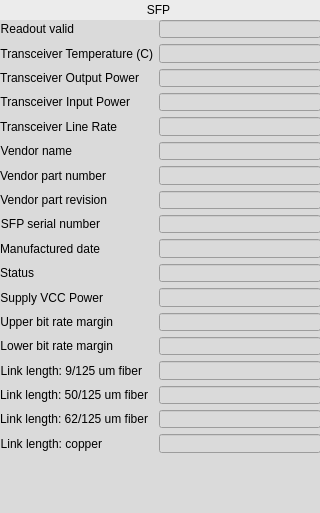
<?xml version="1.0" encoding="UTF-8"?>
<ui version="4.0">
 <class>Form</class>
 <widget class="QWidget" name="Form">
  <property name="geometry">
   <rect>
    <x>0</x>
    <y>0</y>
    <width>320</width>
    <height>513</height>
   </rect>
  </property>
  <property name="windowTitle">
   <string>Form</string>
  </property>
  <property name="styleSheet">
   <string notr="true">background-color: rgb(218, 218, 218);</string>
  </property>
  <widget class="caLabel" name="calabel">
   <property name="geometry">
    <rect>
     <x>0</x>
     <y>0</y>
     <width>320</width>
     <height>20</height>
    </rect>
   </property>
   <property name="styleSheet">
    <string notr="true">background-color: rgb(236, 236, 236, 255);</string>
   </property>
   <property name="text">
    <string>SFP </string>
   </property>
   <property name="alignment">
    <set>Qt::AlignCenter</set>
   </property>
  </widget>
  <widget class="QWidget" name="formLayoutWidget">
   <property name="geometry">
    <rect>
     <x>0</x>
     <y>20</y>
     <width>321</width>
     <height>433</height>
    </rect>
   </property>
   <layout class="QFormLayout" name="formLayout">
    <property name="fieldGrowthPolicy">
     <enum>QFormLayout::AllNonFixedFieldsGrow</enum>
    </property>
    <item row="1" column="0">
     <widget class="QLabel" name="label_16">
      <property name="text">
       <string>Transceiver Temperature (C)</string>
      </property>
      <property name="alignment">
       <set>Qt::AlignRight|Qt::AlignTrailing|Qt::AlignVCenter</set>
      </property>
     </widget>
    </item>
    <item row="1" column="1">
     <widget class="caLineEdit" name="calineedit_6">
      <property name="channel" stdset="0">
       <string notr="true">$(SYS)-$(DEVICE):SFP$(ID)-T-I</string>
      </property>
      <property name="unitsEnabled">
       <bool>true</bool>
      </property>
     </widget>
    </item>
    <item row="2" column="0">
     <widget class="QLabel" name="label_17">
      <property name="text">
       <string>Transceiver Output Power</string>
      </property>
      <property name="alignment">
       <set>Qt::AlignRight|Qt::AlignTrailing|Qt::AlignVCenter</set>
      </property>
     </widget>
    </item>
    <item row="2" column="1">
     <widget class="caLineEdit" name="calineedit_7">
      <property name="channel" stdset="0">
       <string notr="true">$(SYS)-$(DEVICE):SFP$(ID)-Pwr-TX-I</string>
      </property>
      <property name="unitsEnabled">
       <bool>true</bool>
      </property>
     </widget>
    </item>
    <item row="3" column="0">
     <widget class="QLabel" name="label_18">
      <property name="text">
       <string>Transceiver Input Power</string>
      </property>
      <property name="alignment">
       <set>Qt::AlignRight|Qt::AlignTrailing|Qt::AlignVCenter</set>
      </property>
     </widget>
    </item>
    <item row="3" column="1">
     <widget class="caLineEdit" name="calineedit_8">
      <property name="channel" stdset="0">
       <string notr="true">$(SYS)-$(DEVICE):SFP$(ID)-Pwr-RX-I</string>
      </property>
      <property name="unitsEnabled">
       <bool>true</bool>
      </property>
     </widget>
    </item>
    <item row="4" column="0">
     <widget class="QLabel" name="label_19">
      <property name="text">
       <string>Transceiver Line Rate</string>
      </property>
      <property name="alignment">
       <set>Qt::AlignRight|Qt::AlignTrailing|Qt::AlignVCenter</set>
      </property>
     </widget>
    </item>
    <item row="4" column="1">
     <widget class="caLineEdit" name="calineedit_9">
      <property name="channel" stdset="0">
       <string notr="true">$(SYS)-$(DEVICE):SFP$(ID)-Speed-Link-I</string>
      </property>
     </widget>
    </item>
    <item row="5" column="0">
     <widget class="QLabel" name="label_20">
      <property name="text">
       <string>Vendor name</string>
      </property>
      <property name="alignment">
       <set>Qt::AlignRight|Qt::AlignTrailing|Qt::AlignVCenter</set>
      </property>
     </widget>
    </item>
    <item row="5" column="1">
     <widget class="caLineEdit" name="calineedit_10">
      <property name="channel" stdset="0">
       <string notr="true">$(SYS)-$(DEVICE):SFP$(ID)-Vendor-I</string>
      </property>
      <property name="formatType">
       <enum>caLineEdit::string</enum>
      </property>
     </widget>
    </item>
    <item row="6" column="0">
     <widget class="QLabel" name="label_21">
      <property name="text">
       <string>Vendor part number</string>
      </property>
      <property name="alignment">
       <set>Qt::AlignRight|Qt::AlignTrailing|Qt::AlignVCenter</set>
      </property>
     </widget>
    </item>
    <item row="6" column="1">
     <widget class="caLineEdit" name="calineedit_11">
      <property name="channel" stdset="0">
       <string notr="true">$(SYS)-$(DEVICE):SFP$(ID)-Part-I</string>
      </property>
      <property name="formatType">
       <enum>caLineEdit::string</enum>
      </property>
     </widget>
    </item>
    <item row="7" column="0">
     <widget class="QLabel" name="label_22">
      <property name="text">
       <string>Vendor part revision</string>
      </property>
      <property name="alignment">
       <set>Qt::AlignRight|Qt::AlignTrailing|Qt::AlignVCenter</set>
      </property>
     </widget>
    </item>
    <item row="7" column="1">
     <widget class="caLineEdit" name="calineedit_12">
      <property name="channel" stdset="0">
       <string notr="true">$(SYS)-$(DEVICE):SFP$(ID)-Rev-I</string>
      </property>
      <property name="formatType">
       <enum>caLineEdit::string</enum>
      </property>
     </widget>
    </item>
    <item row="8" column="0">
     <widget class="QLabel" name="label_23">
      <property name="text">
       <string>SFP serial number</string>
      </property>
      <property name="alignment">
       <set>Qt::AlignRight|Qt::AlignTrailing|Qt::AlignVCenter</set>
      </property>
     </widget>
    </item>
    <item row="8" column="1">
     <widget class="caLineEdit" name="calineedit_13">
      <property name="channel" stdset="0">
       <string notr="true">$(SYS)-$(DEVICE):SFP$(ID)-Serial-I</string>
      </property>
      <property name="formatType">
       <enum>caLineEdit::string</enum>
      </property>
     </widget>
    </item>
    <item row="9" column="0">
     <widget class="QLabel" name="label_25">
      <property name="text">
       <string>Manufactured date</string>
      </property>
      <property name="alignment">
       <set>Qt::AlignRight|Qt::AlignTrailing|Qt::AlignVCenter</set>
      </property>
     </widget>
    </item>
    <item row="9" column="1">
     <widget class="caLineEdit" name="calineedit_14">
      <property name="channel" stdset="0">
       <string notr="true">$(SYS)-$(DEVICE):SFP$(ID)-Date-Manu-I</string>
      </property>
      <property name="formatType">
       <enum>caLineEdit::string</enum>
      </property>
     </widget>
    </item>
    <item row="10" column="0">
     <widget class="QLabel" name="label_26">
      <property name="text">
       <string>Status</string>
      </property>
      <property name="alignment">
       <set>Qt::AlignRight|Qt::AlignTrailing|Qt::AlignVCenter</set>
      </property>
     </widget>
    </item>
    <item row="10" column="1">
     <widget class="caLineEdit" name="calineedit_15">
      <property name="channel" stdset="0">
       <string notr="true">$(SYS)-$(DEVICE):SFP$(ID)-Status-I</string>
      </property>
      <property name="formatType">
       <enum>caLineEdit::hexadecimal</enum>
      </property>
     </widget>
    </item>
    <item row="11" column="0">
     <widget class="QLabel" name="label_28">
      <property name="text">
       <string>Supply VCC Power</string>
      </property>
      <property name="alignment">
       <set>Qt::AlignRight|Qt::AlignTrailing|Qt::AlignVCenter</set>
      </property>
     </widget>
    </item>
    <item row="11" column="1">
     <widget class="caLineEdit" name="calineedit_17">
      <property name="channel" stdset="0">
       <string notr="true">$(SYS)-$(DEVICE):SFP$(ID)-PowerVCC-I</string>
      </property>
      <property name="unitsEnabled">
       <bool>true</bool>
      </property>
     </widget>
    </item>
    <item row="12" column="0">
     <widget class="QLabel" name="label_29">
      <property name="text">
       <string>Upper bit rate margin</string>
      </property>
      <property name="alignment">
       <set>Qt::AlignRight|Qt::AlignTrailing|Qt::AlignVCenter</set>
      </property>
     </widget>
    </item>
    <item row="12" column="1">
     <widget class="caLineEdit" name="calineedit_18">
      <property name="channel" stdset="0">
       <string notr="true">$(SYS)-$(DEVICE):SFP$(ID)-BitRate-upper-I</string>
      </property>
      <property name="unitsEnabled">
       <bool>true</bool>
      </property>
     </widget>
    </item>
    <item row="13" column="0">
     <widget class="QLabel" name="label_30">
      <property name="text">
       <string>Lower bit rate margin</string>
      </property>
      <property name="alignment">
       <set>Qt::AlignRight|Qt::AlignTrailing|Qt::AlignVCenter</set>
      </property>
     </widget>
    </item>
    <item row="13" column="1">
     <widget class="caLineEdit" name="calineedit_19">
      <property name="channel" stdset="0">
       <string notr="true">$(SYS)-$(DEVICE):SFP$(ID)-BitRate-lower-I</string>
      </property>
      <property name="unitsEnabled">
       <bool>true</bool>
      </property>
     </widget>
    </item>
    <item row="14" column="0">
     <widget class="QLabel" name="label_31">
      <property name="text">
       <string>Link length: 9/125 um fiber</string>
      </property>
      <property name="alignment">
       <set>Qt::AlignRight|Qt::AlignTrailing|Qt::AlignVCenter</set>
      </property>
     </widget>
    </item>
    <item row="14" column="1">
     <widget class="caLineEdit" name="calineedit_16">
      <property name="channel" stdset="0">
       <string notr="true">$(SYS)-$(DEVICE):SFP$(ID)-LinkLength-9fiber-I</string>
      </property>
      <property name="unitsEnabled">
       <bool>true</bool>
      </property>
     </widget>
    </item>
    <item row="15" column="0">
     <widget class="QLabel" name="label_32">
      <property name="text">
       <string>Link length: 50/125 um fiber</string>
      </property>
      <property name="alignment">
       <set>Qt::AlignRight|Qt::AlignTrailing|Qt::AlignVCenter</set>
      </property>
     </widget>
    </item>
    <item row="15" column="1">
     <widget class="caLineEdit" name="calineedit_20">
      <property name="channel" stdset="0">
       <string notr="true">$(SYS)-$(DEVICE):SFP$(ID)-LinkLength-50fiber-I</string>
      </property>
      <property name="unitsEnabled">
       <bool>true</bool>
      </property>
     </widget>
    </item>
    <item row="16" column="0">
     <widget class="QLabel" name="label_33">
      <property name="text">
       <string>Link length: 62/125 um fiber</string>
      </property>
      <property name="alignment">
       <set>Qt::AlignRight|Qt::AlignTrailing|Qt::AlignVCenter</set>
      </property>
     </widget>
    </item>
    <item row="16" column="1">
     <widget class="caLineEdit" name="calineedit_21">
      <property name="channel" stdset="0">
       <string notr="true">$(SYS)-$(DEVICE):SFP$(ID)-LinkLength-62fiber-I</string>
      </property>
      <property name="unitsEnabled">
       <bool>true</bool>
      </property>
     </widget>
    </item>
    <item row="17" column="0">
     <widget class="QLabel" name="label_34">
      <property name="text">
       <string>Link length: copper</string>
      </property>
      <property name="alignment">
       <set>Qt::AlignRight|Qt::AlignTrailing|Qt::AlignVCenter</set>
      </property>
     </widget>
    </item>
    <item row="17" column="1">
     <widget class="caLineEdit" name="calineedit_22">
      <property name="channel" stdset="0">
       <string notr="true">$(SYS)-$(DEVICE):SFP$(ID)-LinkLength-copper-I</string>
      </property>
      <property name="unitsEnabled">
       <bool>true</bool>
      </property>
     </widget>
    </item>
    <item row="0" column="0">
     <widget class="QLabel" name="label_24">
      <property name="text">
       <string>Readout valid</string>
      </property>
      <property name="alignment">
       <set>Qt::AlignRight|Qt::AlignTrailing|Qt::AlignVCenter</set>
      </property>
     </widget>
    </item>
    <item row="0" column="1">
     <widget class="caLineEdit" name="calineedit_23">
      <property name="channel" stdset="0">
       <string notr="true">$(SYS)-$(DEVICE):SFP$(ID)-Valid-I</string>
      </property>
      <property name="unitsEnabled">
       <bool>true</bool>
      </property>
     </widget>
    </item>
   </layout>
  </widget>
 </widget>
 <customwidgets>
  <customwidget>
   <class>caLabel</class>
   <extends>QLabel</extends>
   <header>caLabel</header>
  </customwidget>
  <customwidget>
   <class>caLineEdit</class>
   <extends>QLineEdit</extends>
   <header>caLineEdit</header>
  </customwidget>
 </customwidgets>
 <resources/>
 <connections/>
</ui>
